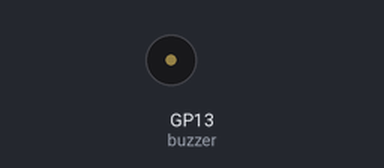
Recording of a program running on a simulated Raspberry Pi Pico running MicroPython. Parts: buzzer (waves = sounding). At 3.9 s the program stops and its outputs stay as they are.

Above: at 0.8 s.
At 3.65 s:
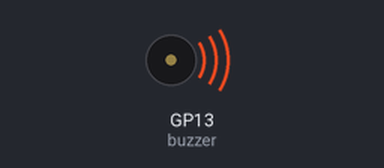
Timing chart, 0 to 5.2 s (numbered marks = the images above):
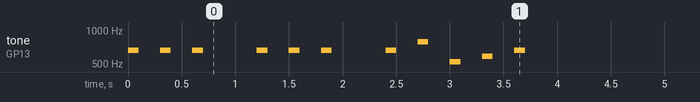

Measured:
- by itself, tone on GP13 (buzzer): plays 659 Hz for 0.10 s, 659 Hz for 0.10 s, 659 Hz for 0.10 s, 659 Hz for 0.10 s, 659 Hz for 0.10 s, 659 Hz for 0.10 s … (11 notes in this stretch)

The program:

Basic_Functions___Jingle_Bells__MicroPython_.py
```python
# Basic Functions & Jingle Bells - Raspberry Pi Pico H (MicroPython)
# A basic introduction to using functions with the Pi Pico H with MicroPython
# Uses a function to feed various notes into a buzzer program, creating a shortened "Jingle Bells" tune, utilising PWM
# Volume control is also included with the potentiometer, but
# for this program it can't be changed whilst the tune is playing, only set beforehand
# Made with the instruction of Day 5 of the "12 Projects Of Codemas" by Pi Hut

from machine import Pin, PWM, ADC
import time

buzzer = PWM(Pin(13)) # initialises buzzer on pin 13 with PWM mode
potentiometer = ADC(Pin(27)) # initialises potentiometer on pin 27 with ADC

# A 'library' of frequencies (tones) we'll be using for the song
C = 523
D = 587
E = 659
G = 784

volume = potentiometer.read_u16() # volume (for duty cycle)

def playtone(note,vol,delay1,delay2): # our function
    buzzer.duty_u16(vol) # sets volume
    buzzer.freq(note) # plays a note at one of the frequencies in the library
    time.sleep(delay1) # plays for "delay1" time
    buzzer.duty_u16(0) # stops playing note
    time.sleep(delay2) # stops for "delay2" time

playtone(E,volume,0.1,0.2)
playtone(E,volume,0.1,0.2)
playtone(E,volume,0.1,0.5) # longer delay for third note

playtone(E,volume,0.1,0.2)
playtone(E,volume,0.1,0.2)
playtone(E,volume,0.1,0.5) # longer delay for third note

playtone(E,volume,0.1,0.2)
playtone(G,volume,0.1,0.2)
playtone(C,volume,0.1,0.2)
playtone(D,volume,0.1,0.2)
playtone(E,volume,0.1,0.2)

buzzer.duty_u16(0) # duty cycle to 0 to turn buzzer off
```
